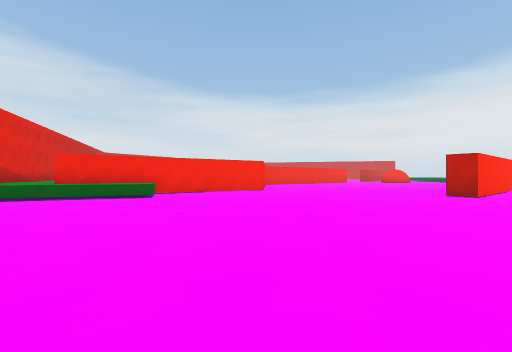
View 1 (above)

24 first-person views from a walk through a scene from a Unity 3-D project. The camera is 1.3 m above the floor, looks level and sees 90° across. The floor is counted in squares, 2 m on a side. Each view is taken from the middle of a square. On the plan, view 1 faces up. The plan holds only what a view shows up to about 9 squares ahead; the rest is blank. The place goes on beyond the plan.

View 2
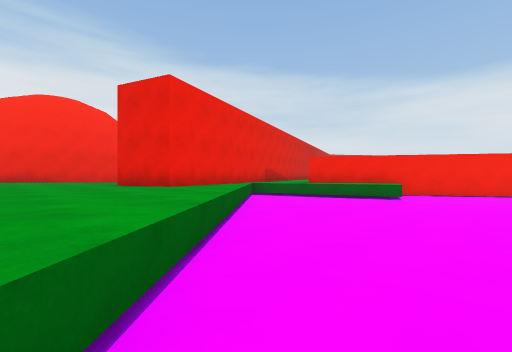

View 3
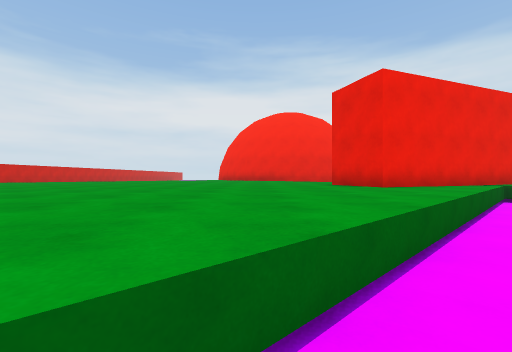

View 4
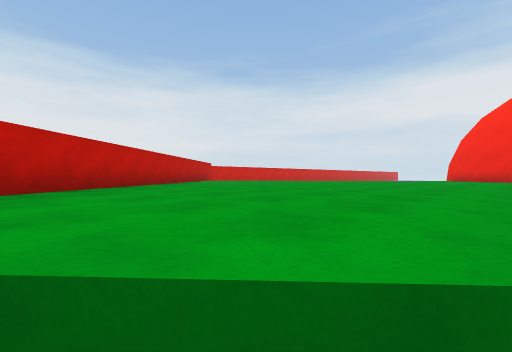

View 5
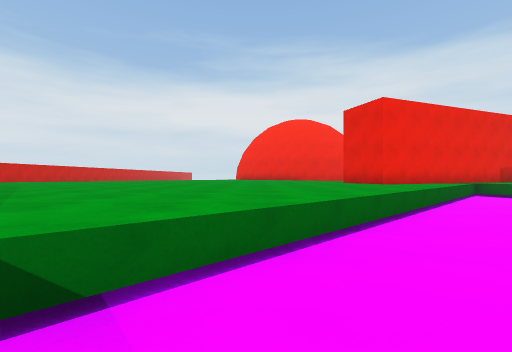

View 6
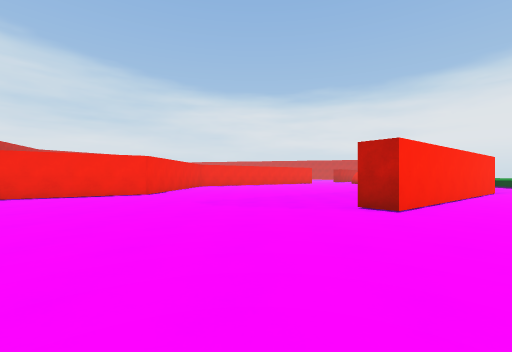

View 7
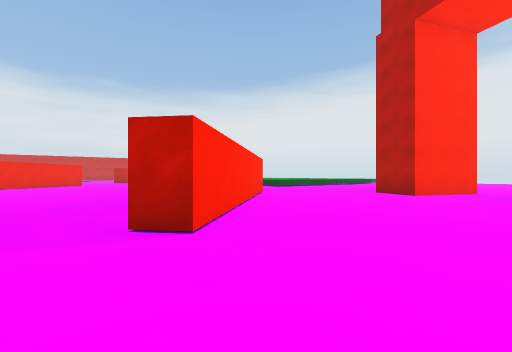

View 8
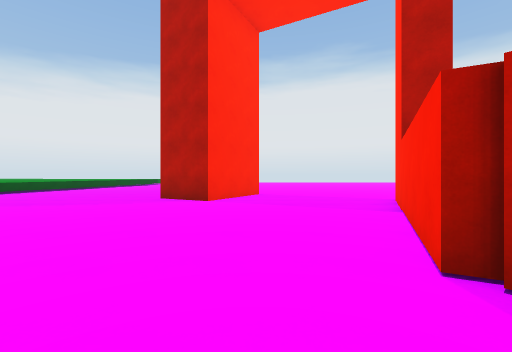

View 9
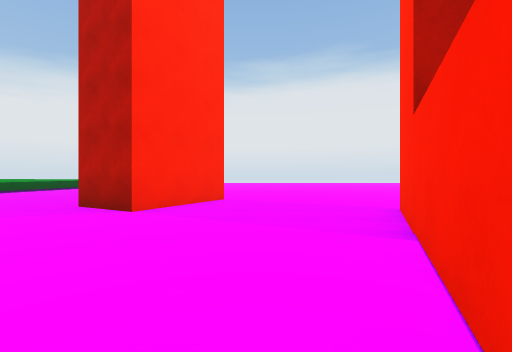

View 10
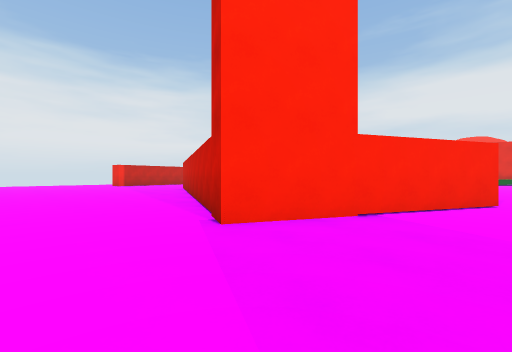

View 11
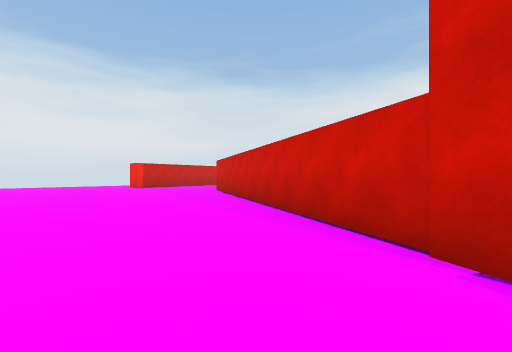

View 12
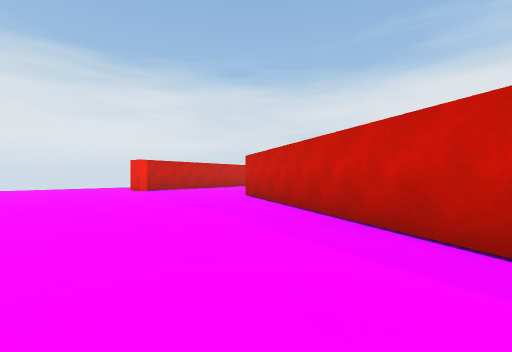

View 13
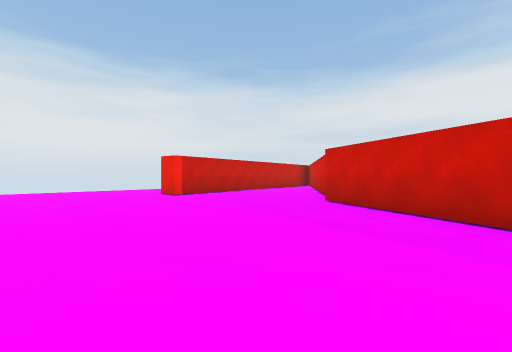

View 14
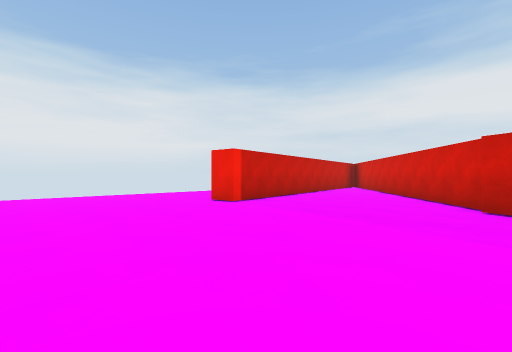

View 15
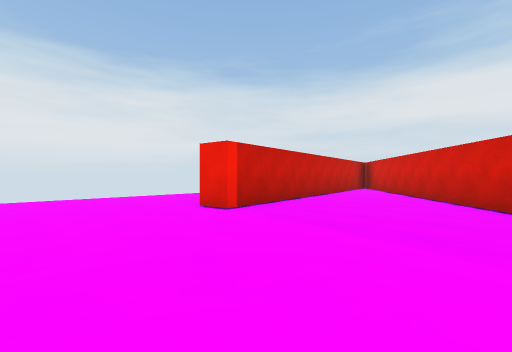

View 16
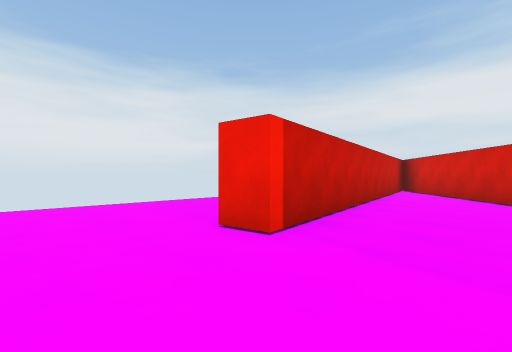

View 17
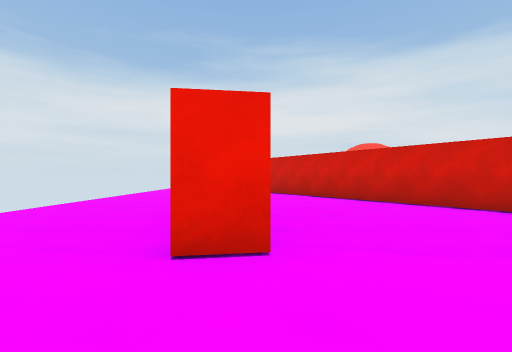

View 18
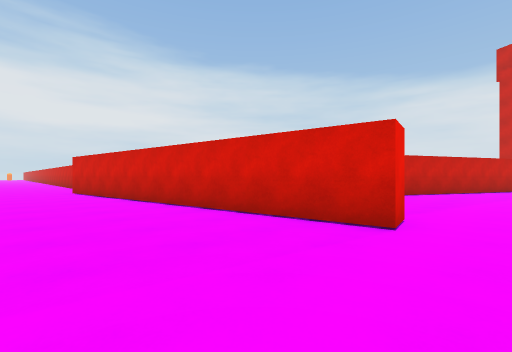

View 19
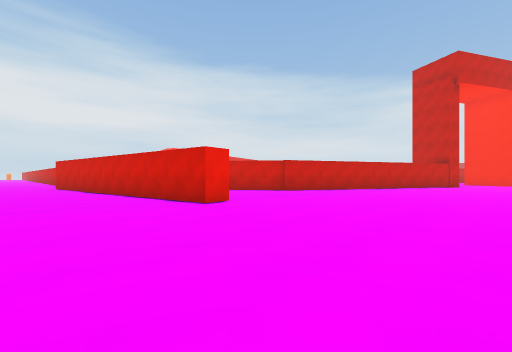

View 20
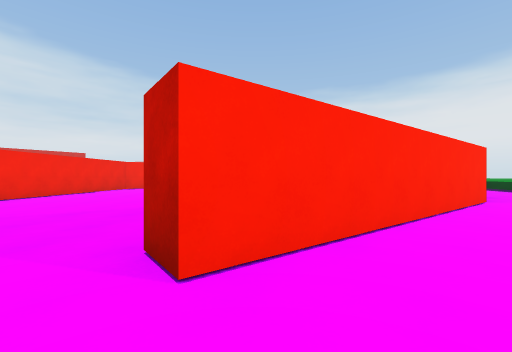

View 21
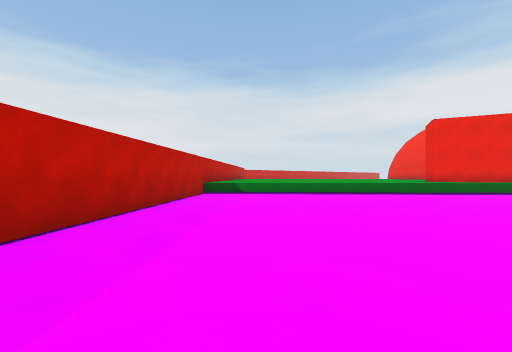

View 22
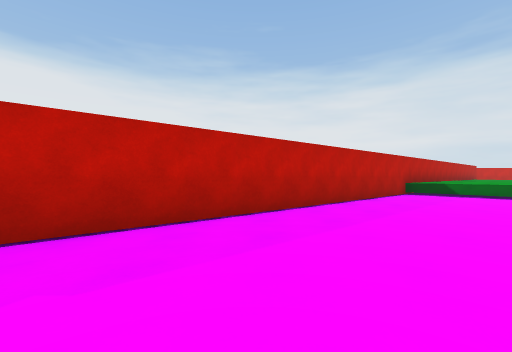

View 23
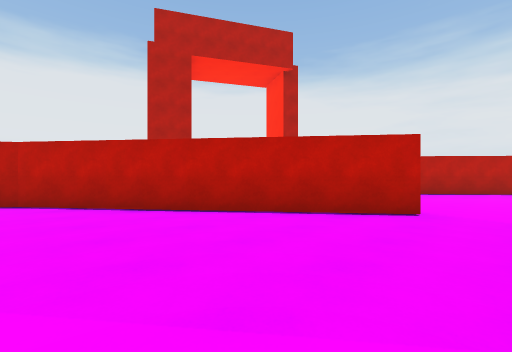

View 24
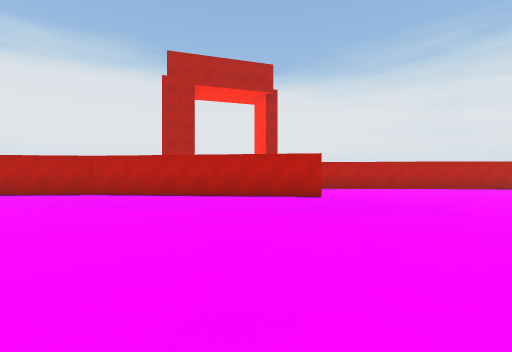

### Floor plan
Key: @ floor where view 1 was taken; # wall or solid block; . floor; ^ raised ledge.
Columns run from 12 left of view 1 to 17 right of it. Each row starts with its distance up from view 1.
 15             #.............#. ^
 14             #............##...
 13             #...........##....
 12            ##..........##.....
 11          ###.........###......
 10         ##..........##........
  9        ^#..........##........
  8     ^^^^^^.........#.......##
  7     ^^^^...................###
  6     #........................#
  5     ^^........................
  4      ^^.............#####.....
  3      ^^^...........##   ###...
  2  ^^^^^^^^.........##      #...
  1 ^^^^^^^^^^.......##      ##...
  0  ^^^^^^^^^^.@...##       #....
 -1 ^^^^^^^^^^^^...##       ##....
 -2  ^^^^^^^^^^^^.##        #.....
 -3   ^^^^^^^^^^^##        ##.....
 -4   ^^^^^^^^^^           #......
 -5   ^^^^^^^^^#          ##......
 -6   ^ ^^^^^^#           #.......
 -7   ^ ^^^^^#           ##.......
 -8    ^^ ^^#          ###........
 -9     ^             ##..........
-10                  ##...........
-11                ###............
-12                #......###.....
-13                ########.......
-14               ##..............
-15               ................
-16               ................

Positions as (right, up) in squares from view 1, and headings:
1: (0, 0), facing up
2: (-1, 0), facing up-left
3: (-1, 0), facing left
4: (-1, 0), facing down-left
5: (1, -1), facing left
6: (4, 3), facing up
7: (5, 5), facing up-right
8: (8, 6), facing right
9: (10, 5), facing right
10: (17, 5), facing down-left
11: (17, 2), facing down-left
12: (16, -1), facing down-left
13: (16, -4), facing down-left
14: (16, -7), facing down-left
15: (15, -8), facing down-left
16: (14, -10), facing down-left
17: (14, -12), facing left
18: (13, -16), facing up-left
19: (17, -16), facing up-left
20: (7, 6), facing up
21: (6, 5), facing down-left
22: (6, 6), facing down
23: (5, 13), facing down-right
24: (2, 15), facing down-right
